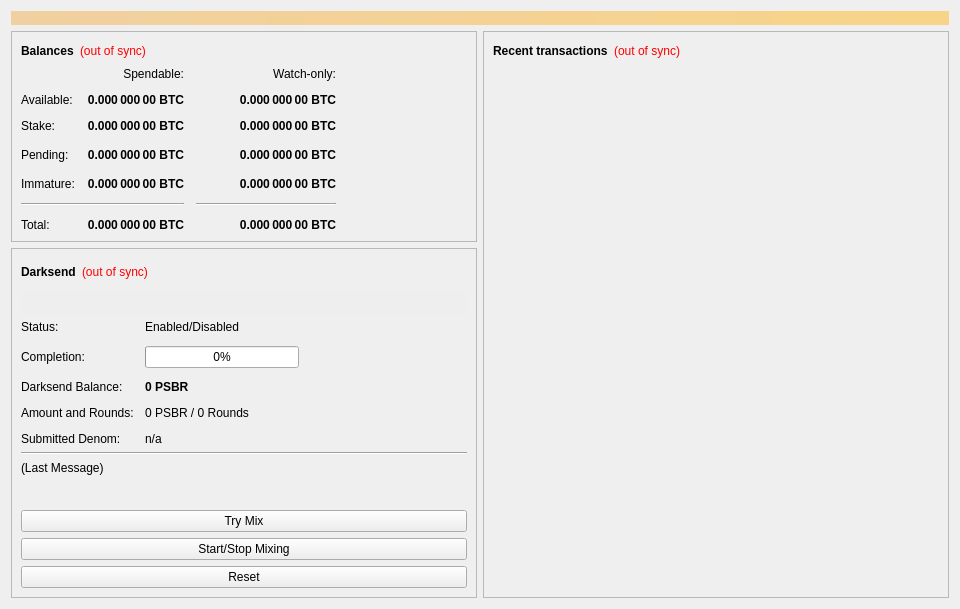
<?xml version="1.0" encoding="UTF-8"?>
<ui version="4.0">
 <class>OverviewPage</class>
 <widget class="QWidget" name="OverviewPage">
  <property name="geometry">
   <rect>
    <x>0</x>
    <y>0</y>
    <width>960</width>
    <height>594</height>
   </rect>
  </property>
  <property name="minimumSize">
   <size>
    <width>960</width>
    <height>0</height>
   </size>
  </property>
  <property name="windowTitle">
   <string>Form</string>
  </property>
  <property name="styleSheet">
   <string notr="true"/>
  </property>
  <layout class="QVBoxLayout" name="topLayout">
   <item>
    <widget class="QLabel" name="labelAlerts">
     <property name="visible">
      <bool>false</bool>
     </property>
     <property name="styleSheet">
      <string notr="true">background-color: qlineargradient(x1: 0, y1: 0, x2: 1, y2: 0, stop:0 #F0D0A0, stop:1 #F8D488); color:#000000;</string>
     </property>
     <property name="wordWrap">
      <bool>true</bool>
     </property>
     <property name="margin">
      <number>3</number>
     </property>
    </widget>
   </item>
   <item>
    <layout class="QHBoxLayout" name="horizontalLayout" stretch="1,1">
     <item>
      <layout class="QVBoxLayout" name="verticalLayout_2">
       <item>
        <widget class="QFrame" name="frame">
         <property name="frameShape">
          <enum>QFrame::StyledPanel</enum>
         </property>
         <property name="frameShadow">
          <enum>QFrame::Raised</enum>
         </property>
         <layout class="QVBoxLayout" name="verticalLayout_4">
          <item>
           <layout class="QHBoxLayout" name="horizontalLayout_4">
            <item>
             <widget class="QLabel" name="label_5">
              <property name="font">
               <font>
                <weight>75</weight>
                <bold>true</bold>
               </font>
              </property>
              <property name="text">
               <string>Balances</string>
              </property>
             </widget>
            </item>
            <item>
             <widget class="QLabel" name="labelWalletStatus">
              <property name="cursor">
               <cursorShape>WhatsThisCursor</cursorShape>
              </property>
              <property name="toolTip">
               <string>The displayed information may be out of date. Your wallet automatically synchronizes with the Psbrcoin network after a connection is established, but this process has not completed yet.</string>
              </property>
              <property name="styleSheet">
               <string notr="true">QLabel { color: red; }</string>
              </property>
              <property name="text">
               <string notr="true">(out of sync)</string>
              </property>
              <property name="alignment">
               <set>Qt::AlignLeading|Qt::AlignLeft|Qt::AlignVCenter</set>
              </property>
             </widget>
            </item>
            <item>
             <spacer name="horizontalSpacer_3">
              <property name="orientation">
               <enum>Qt::Horizontal</enum>
              </property>
              <property name="sizeHint" stdset="0">
               <size>
                <width>40</width>
                <height>20</height>
               </size>
              </property>
             </spacer>
            </item>
           </layout>
          </item>
          <item>
           <layout class="QGridLayout" name="gridLayout">
            <property name="spacing">
             <number>12</number>
            </property>
            <item row="3" column="2">
             <widget class="QLabel" name="labelWatchPending">
              <property name="font">
               <font>
                <weight>75</weight>
                <bold>true</bold>
               </font>
              </property>
              <property name="cursor">
               <cursorShape>IBeamCursor</cursorShape>
              </property>
              <property name="toolTip">
               <string>Unconfirmed transactions to watch-only addresses</string>
              </property>
              <property name="text">
               <string notr="true">0.000 000 00 BTC</string>
              </property>
              <property name="alignment">
               <set>Qt::AlignRight|Qt::AlignTrailing|Qt::AlignVCenter</set>
              </property>
              <property name="textInteractionFlags">
               <set>Qt::LinksAccessibleByMouse|Qt::TextSelectableByKeyboard|Qt::TextSelectableByMouse</set>
              </property>
             </widget>
            </item>
            <item row="3" column="1">
             <widget class="QLabel" name="labelUnconfirmed">
              <property name="font">
               <font>
                <weight>75</weight>
                <bold>true</bold>
               </font>
              </property>
              <property name="cursor">
               <cursorShape>IBeamCursor</cursorShape>
              </property>
              <property name="toolTip">
               <string>Total of transactions that have yet to be confirmed, and do not yet count toward the spendable balance</string>
              </property>
              <property name="text">
               <string notr="true">0.000 000 00 BTC</string>
              </property>
              <property name="alignment">
               <set>Qt::AlignRight|Qt::AlignTrailing|Qt::AlignVCenter</set>
              </property>
              <property name="textInteractionFlags">
               <set>Qt::LinksAccessibleByMouse|Qt::TextSelectableByKeyboard|Qt::TextSelectableByMouse</set>
              </property>
             </widget>
            </item>
            <item row="4" column="2">
             <widget class="QLabel" name="labelWatchImmature">
              <property name="font">
               <font>
                <weight>75</weight>
                <bold>true</bold>
               </font>
              </property>
              <property name="cursor">
               <cursorShape>IBeamCursor</cursorShape>
              </property>
              <property name="toolTip">
               <string>Mined balance in watch-only addresses that has not yet matured</string>
              </property>
              <property name="text">
               <string notr="true">0.000 000 00 BTC</string>
              </property>
              <property name="alignment">
               <set>Qt::AlignRight|Qt::AlignTrailing|Qt::AlignVCenter</set>
              </property>
              <property name="textInteractionFlags">
               <set>Qt::LinksAccessibleByMouse|Qt::TextSelectableByKeyboard|Qt::TextSelectableByMouse</set>
              </property>
             </widget>
            </item>
            <item row="5" column="0" colspan="2">
             <widget class="Line" name="lineSpendableBalance">
              <property name="orientation">
               <enum>Qt::Horizontal</enum>
              </property>
             </widget>
            </item>
            <item row="5" column="2">
             <widget class="Line" name="lineWatchBalance">
              <property name="sizePolicy">
               <sizepolicy hsizetype="Preferred" vsizetype="Fixed">
                <horstretch>0</horstretch>
                <verstretch>0</verstretch>
               </sizepolicy>
              </property>
              <property name="minimumSize">
               <size>
                <width>140</width>
                <height>0</height>
               </size>
              </property>
              <property name="orientation">
               <enum>Qt::Horizontal</enum>
              </property>
             </widget>
            </item>
            <item row="6" column="0">
             <widget class="QLabel" name="labelTotalText">
              <property name="text">
               <string>Total:</string>
              </property>
             </widget>
            </item>
            <item row="4" column="1">
             <widget class="QLabel" name="labelImmature">
              <property name="font">
               <font>
                <weight>75</weight>
                <bold>true</bold>
               </font>
              </property>
              <property name="cursor">
               <cursorShape>IBeamCursor</cursorShape>
              </property>
              <property name="toolTip">
               <string>Mined balance that has not yet matured</string>
              </property>
              <property name="text">
               <string notr="true">0.000 000 00 BTC</string>
              </property>
              <property name="alignment">
               <set>Qt::AlignRight|Qt::AlignTrailing|Qt::AlignVCenter</set>
              </property>
              <property name="textInteractionFlags">
               <set>Qt::LinksAccessibleByMouse|Qt::TextSelectableByKeyboard|Qt::TextSelectableByMouse</set>
              </property>
             </widget>
            </item>
            <item row="3" column="3">
             <spacer name="horizontalSpacer_2">
              <property name="orientation">
               <enum>Qt::Horizontal</enum>
              </property>
              <property name="sizeHint" stdset="0">
               <size>
                <width>40</width>
                <height>20</height>
               </size>
              </property>
             </spacer>
            </item>
            <item row="4" column="0">
             <widget class="QLabel" name="labelImmatureText">
              <property name="text">
               <string>Immature:</string>
              </property>
             </widget>
            </item>
            <item row="6" column="1">
             <widget class="QLabel" name="labelTotal">
              <property name="font">
               <font>
                <weight>75</weight>
                <bold>true</bold>
               </font>
              </property>
              <property name="cursor">
               <cursorShape>IBeamCursor</cursorShape>
              </property>
              <property name="toolTip">
               <string>Your current total balance</string>
              </property>
              <property name="text">
               <string notr="true">0.000 000 00 BTC</string>
              </property>
              <property name="alignment">
               <set>Qt::AlignRight|Qt::AlignTrailing|Qt::AlignVCenter</set>
              </property>
              <property name="textInteractionFlags">
               <set>Qt::LinksAccessibleByMouse|Qt::TextSelectableByKeyboard|Qt::TextSelectableByMouse</set>
              </property>
             </widget>
            </item>
            <item row="6" column="2">
             <widget class="QLabel" name="labelWatchTotal">
              <property name="font">
               <font>
                <weight>75</weight>
                <bold>true</bold>
               </font>
              </property>
              <property name="cursor">
               <cursorShape>IBeamCursor</cursorShape>
              </property>
              <property name="toolTip">
               <string>Current total balance in watch-only addresses</string>
              </property>
              <property name="text">
               <string notr="true">0.000 000 00 BTC</string>
              </property>
              <property name="alignment">
               <set>Qt::AlignRight|Qt::AlignTrailing|Qt::AlignVCenter</set>
              </property>
              <property name="textInteractionFlags">
               <set>Qt::LinksAccessibleByMouse|Qt::TextSelectableByKeyboard|Qt::TextSelectableByMouse</set>
              </property>
             </widget>
            </item>
            <item row="0" column="2">
             <widget class="QLabel" name="labelWatchonly">
              <property name="text">
               <string>Watch-only:</string>
              </property>
              <property name="alignment">
               <set>Qt::AlignRight|Qt::AlignTrailing|Qt::AlignVCenter</set>
              </property>
             </widget>
            </item>
            <item row="1" column="0">
             <widget class="QLabel" name="labelBalanceText">
              <property name="text">
               <string>Available:</string>
              </property>
             </widget>
            </item>
            <item row="1" column="1">
             <widget class="QLabel" name="labelBalance">
              <property name="font">
               <font>
                <weight>75</weight>
                <bold>true</bold>
               </font>
              </property>
              <property name="cursor">
               <cursorShape>IBeamCursor</cursorShape>
              </property>
              <property name="toolTip">
               <string>Your current spendable balance</string>
              </property>
              <property name="text">
               <string notr="true">0.000 000 00 BTC</string>
              </property>
              <property name="alignment">
               <set>Qt::AlignRight|Qt::AlignTrailing|Qt::AlignVCenter</set>
              </property>
              <property name="textInteractionFlags">
               <set>Qt::LinksAccessibleByMouse|Qt::TextSelectableByKeyboard|Qt::TextSelectableByMouse</set>
              </property>
             </widget>
            </item>
            <item row="2" column="0">
             <widget class="QLabel" name="label_10">
              <property name="text">
               <string>Stake:</string>
              </property>
             </widget>
            </item>
            <item row="2" column="1">
             <widget class="QLabel" name="labelStake">
              <property name="font">
               <font>
                <weight>75</weight>
                <bold>true</bold>
               </font>
              </property>
              <property name="cursor">
               <cursorShape>IBeamCursor</cursorShape>
              </property>
              <property name="toolTip">
               <string>Total of coins that was staked, and do not yet count toward the current balance</string>
              </property>
              <property name="text">
               <string notr="true">0.000 000 00 BTC</string>
              </property>
              <property name="alignment">
               <set>Qt::AlignRight|Qt::AlignTrailing|Qt::AlignVCenter</set>
              </property>
              <property name="textInteractionFlags">
               <set>Qt::LinksAccessibleByMouse|Qt::TextSelectableByKeyboard|Qt::TextSelectableByMouse</set>
              </property>
             </widget>
            </item>
            <item row="2" column="2">
             <widget class="QLabel" name="labelWatchStake">
              <property name="font">
               <font>
                <weight>75</weight>
                <bold>true</bold>
               </font>
              </property>
              <property name="cursor">
               <cursorShape>IBeamCursor</cursorShape>
              </property>
              <property name="toolTip">
               <string>Total of coins that was staked in watch-only addresses, and do not yet count toward the current watch-only balance</string>
              </property>
              <property name="text">
               <string notr="true">0.000 000 00 BTC</string>
              </property>
              <property name="alignment">
               <set>Qt::AlignRight|Qt::AlignTrailing|Qt::AlignVCenter</set>
              </property>
              <property name="textInteractionFlags">
               <set>Qt::LinksAccessibleByMouse|Qt::TextSelectableByKeyboard|Qt::TextSelectableByMouse</set>
              </property>
             </widget>
            </item>
            <item row="1" column="2">
             <widget class="QLabel" name="labelWatchAvailable">
              <property name="font">
               <font>
                <weight>75</weight>
                <bold>true</bold>
               </font>
              </property>
              <property name="cursor">
               <cursorShape>IBeamCursor</cursorShape>
              </property>
              <property name="toolTip">
               <string>Your current balance in watch-only addresses</string>
              </property>
              <property name="text">
               <string notr="true">0.000 000 00 BTC</string>
              </property>
              <property name="alignment">
               <set>Qt::AlignRight|Qt::AlignTrailing|Qt::AlignVCenter</set>
              </property>
              <property name="textInteractionFlags">
               <set>Qt::LinksAccessibleByMouse|Qt::TextSelectableByKeyboard|Qt::TextSelectableByMouse</set>
              </property>
             </widget>
            </item>
            <item row="3" column="0">
             <widget class="QLabel" name="labelPendingText">
              <property name="text">
               <string>Pending:</string>
              </property>
             </widget>
            </item>
            <item row="0" column="1">
             <widget class="QLabel" name="labelSpendable">
              <property name="text">
               <string>Spendable:</string>
              </property>
              <property name="alignment">
               <set>Qt::AlignRight|Qt::AlignTrailing|Qt::AlignVCenter</set>
              </property>
             </widget>
            </item>
           </layout>
          </item>
         </layout>
        </widget>
       </item>
       <item>
        <widget class="QFrame" name="frameDarksend">
         <property name="sizePolicy">
          <sizepolicy hsizetype="Expanding" vsizetype="Expanding">
           <horstretch>0</horstretch>
           <verstretch>0</verstretch>
          </sizepolicy>
         </property>
         <property name="minimumSize">
          <size>
           <width>0</width>
           <height>350</height>
          </size>
         </property>
         <property name="visible">
          <bool>false</bool>
         </property>
         <property name="layoutDirection">
          <enum>Qt::LeftToRight</enum>
         </property>
         <property name="frameShape">
          <enum>QFrame::StyledPanel</enum>
         </property>
         <property name="frameShadow">
          <enum>QFrame::Raised</enum>
         </property>
         <layout class="QVBoxLayout" name="verticalLayout_5">
          <item>
           <layout class="QHBoxLayout" name="horizontalLayout_5">
            <item>
             <widget class="QLabel" name="label_2">
              <property name="font">
               <font>
                <weight>75</weight>
                <bold>true</bold>
               </font>
              </property>
              <property name="text">
               <string>Darksend</string>
              </property>
             </widget>
            </item>
            <item>
             <widget class="QLabel" name="labelDarksendSyncStatus">
              <property name="toolTip">
               <string>The displayed information may be out of date. Your wallet automatically synchronizes with the Psbrcoin network after a connection is established, but this process has not completed yet.</string>
              </property>
              <property name="styleSheet">
               <string notr="true">QLabel { color: red; }</string>
              </property>
              <property name="text">
               <string notr="true">(out of sync)</string>
              </property>
              <property name="alignment">
               <set>Qt::AlignLeading|Qt::AlignLeft|Qt::AlignVCenter</set>
              </property>
             </widget>
            </item>
            <item>
             <spacer name="horizontalSpacer_4">
              <property name="orientation">
               <enum>Qt::Horizontal</enum>
              </property>
              <property name="sizeHint" stdset="0">
               <size>
                <width>40</width>
                <height>20</height>
               </size>
              </property>
             </spacer>
            </item>
           </layout>
          </item>
          <item>
           <widget class="QPushButton" name="runAutoDenom">
            <property name="palette">
             <palette>
              <active>
               <colorrole role="WindowText">
                <brush brushstyle="SolidPattern">
                 <color alpha="255">
                  <red>0</red>
                  <green>0</green>
                  <blue>0</blue>
                 </color>
                </brush>
               </colorrole>
               <colorrole role="Button">
                <brush brushstyle="SolidPattern">
                 <color alpha="255">
                  <red>239</red>
                  <green>238</green>
                  <blue>238</blue>
                 </color>
                </brush>
               </colorrole>
               <colorrole role="Light">
                <brush brushstyle="SolidPattern">
                 <color alpha="255">
                  <red>255</red>
                  <green>255</green>
                  <blue>255</blue>
                 </color>
                </brush>
               </colorrole>
               <colorrole role="Midlight">
                <brush brushstyle="SolidPattern">
                 <color alpha="255">
                  <red>247</red>
                  <green>246</green>
                  <blue>246</blue>
                 </color>
                </brush>
               </colorrole>
               <colorrole role="Dark">
                <brush brushstyle="SolidPattern">
                 <color alpha="255">
                  <red>119</red>
                  <green>119</green>
                  <blue>119</blue>
                 </color>
                </brush>
               </colorrole>
               <colorrole role="Mid">
                <brush brushstyle="SolidPattern">
                 <color alpha="255">
                  <red>159</red>
                  <green>159</green>
                  <blue>159</blue>
                 </color>
                </brush>
               </colorrole>
               <colorrole role="Text">
                <brush brushstyle="SolidPattern">
                 <color alpha="255">
                  <red>0</red>
                  <green>0</green>
                  <blue>0</blue>
                 </color>
                </brush>
               </colorrole>
               <colorrole role="BrightText">
                <brush brushstyle="SolidPattern">
                 <color alpha="255">
                  <red>255</red>
                  <green>255</green>
                  <blue>255</blue>
                 </color>
                </brush>
               </colorrole>
               <colorrole role="ButtonText">
                <brush brushstyle="SolidPattern">
                 <color alpha="255">
                  <red>0</red>
                  <green>0</green>
                  <blue>0</blue>
                 </color>
                </brush>
               </colorrole>
               <colorrole role="Base">
                <brush brushstyle="SolidPattern">
                 <color alpha="255">
                  <red>255</red>
                  <green>255</green>
                  <blue>255</blue>
                 </color>
                </brush>
               </colorrole>
               <colorrole role="Window">
                <brush brushstyle="SolidPattern">
                 <color alpha="255">
                  <red>239</red>
                  <green>238</green>
                  <blue>238</blue>
                 </color>
                </brush>
               </colorrole>
               <colorrole role="Shadow">
                <brush brushstyle="SolidPattern">
                 <color alpha="255">
                  <red>0</red>
                  <green>0</green>
                  <blue>0</blue>
                 </color>
                </brush>
               </colorrole>
               <colorrole role="AlternateBase">
                <brush brushstyle="SolidPattern">
                 <color alpha="255">
                  <red>247</red>
                  <green>246</green>
                  <blue>246</blue>
                 </color>
                </brush>
               </colorrole>
               <colorrole role="ToolTipBase">
                <brush brushstyle="SolidPattern">
                 <color alpha="255">
                  <red>255</red>
                  <green>255</green>
                  <blue>220</blue>
                 </color>
                </brush>
               </colorrole>
               <colorrole role="ToolTipText">
                <brush brushstyle="SolidPattern">
                 <color alpha="255">
                  <red>0</red>
                  <green>0</green>
                  <blue>0</blue>
                 </color>
                </brush>
               </colorrole>
              </active>
              <inactive>
               <colorrole role="WindowText">
                <brush brushstyle="SolidPattern">
                 <color alpha="255">
                  <red>0</red>
                  <green>0</green>
                  <blue>0</blue>
                 </color>
                </brush>
               </colorrole>
               <colorrole role="Button">
                <brush brushstyle="SolidPattern">
                 <color alpha="255">
                  <red>239</red>
                  <green>238</green>
                  <blue>238</blue>
                 </color>
                </brush>
               </colorrole>
               <colorrole role="Light">
                <brush brushstyle="SolidPattern">
                 <color alpha="255">
                  <red>255</red>
                  <green>255</green>
                  <blue>255</blue>
                 </color>
                </brush>
               </colorrole>
               <colorrole role="Midlight">
                <brush brushstyle="SolidPattern">
                 <color alpha="255">
                  <red>247</red>
                  <green>246</green>
                  <blue>246</blue>
                 </color>
                </brush>
               </colorrole>
               <colorrole role="Dark">
                <brush brushstyle="SolidPattern">
                 <color alpha="255">
                  <red>119</red>
                  <green>119</green>
                  <blue>119</blue>
                 </color>
                </brush>
               </colorrole>
               <colorrole role="Mid">
                <brush brushstyle="SolidPattern">
                 <color alpha="255">
                  <red>159</red>
                  <green>159</green>
                  <blue>159</blue>
                 </color>
                </brush>
               </colorrole>
               <colorrole role="Text">
                <brush brushstyle="SolidPattern">
                 <color alpha="255">
                  <red>0</red>
                  <green>0</green>
                  <blue>0</blue>
                 </color>
                </brush>
               </colorrole>
               <colorrole role="BrightText">
                <brush brushstyle="SolidPattern">
                 <color alpha="255">
                  <red>255</red>
                  <green>255</green>
                  <blue>255</blue>
                 </color>
                </brush>
               </colorrole>
               <colorrole role="ButtonText">
                <brush brushstyle="SolidPattern">
                 <color alpha="255">
                  <red>0</red>
                  <green>0</green>
                  <blue>0</blue>
                 </color>
                </brush>
               </colorrole>
               <colorrole role="Base">
                <brush brushstyle="SolidPattern">
                 <color alpha="255">
                  <red>255</red>
                  <green>255</green>
                  <blue>255</blue>
                 </color>
                </brush>
               </colorrole>
               <colorrole role="Window">
                <brush brushstyle="SolidPattern">
                 <color alpha="255">
                  <red>239</red>
                  <green>238</green>
                  <blue>238</blue>
                 </color>
                </brush>
               </colorrole>
               <colorrole role="Shadow">
                <brush brushstyle="SolidPattern">
                 <color alpha="255">
                  <red>0</red>
                  <green>0</green>
                  <blue>0</blue>
                 </color>
                </brush>
               </colorrole>
               <colorrole role="AlternateBase">
                <brush brushstyle="SolidPattern">
                 <color alpha="255">
                  <red>247</red>
                  <green>246</green>
                  <blue>246</blue>
                 </color>
                </brush>
               </colorrole>
               <colorrole role="ToolTipBase">
                <brush brushstyle="SolidPattern">
                 <color alpha="255">
                  <red>255</red>
                  <green>255</green>
                  <blue>220</blue>
                 </color>
                </brush>
               </colorrole>
               <colorrole role="ToolTipText">
                <brush brushstyle="SolidPattern">
                 <color alpha="255">
                  <red>0</red>
                  <green>0</green>
                  <blue>0</blue>
                 </color>
                </brush>
               </colorrole>
              </inactive>
              <disabled>
               <colorrole role="WindowText">
                <brush brushstyle="SolidPattern">
                 <color alpha="255">
                  <red>119</red>
                  <green>119</green>
                  <blue>119</blue>
                 </color>
                </brush>
               </colorrole>
               <colorrole role="Button">
                <brush brushstyle="SolidPattern">
                 <color alpha="255">
                  <red>239</red>
                  <green>238</green>
                  <blue>238</blue>
                 </color>
                </brush>
               </colorrole>
               <colorrole role="Light">
                <brush brushstyle="SolidPattern">
                 <color alpha="255">
                  <red>255</red>
                  <green>255</green>
                  <blue>255</blue>
                 </color>
                </brush>
               </colorrole>
               <colorrole role="Midlight">
                <brush brushstyle="SolidPattern">
                 <color alpha="255">
                  <red>247</red>
                  <green>246</green>
                  <blue>246</blue>
                 </color>
                </brush>
               </colorrole>
               <colorrole role="Dark">
                <brush brushstyle="SolidPattern">
                 <color alpha="255">
                  <red>119</red>
                  <green>119</green>
                  <blue>119</blue>
                 </color>
                </brush>
               </colorrole>
               <colorrole role="Mid">
                <brush brushstyle="SolidPattern">
                 <color alpha="255">
                  <red>159</red>
                  <green>159</green>
                  <blue>159</blue>
                 </color>
                </brush>
               </colorrole>
               <colorrole role="Text">
                <brush brushstyle="SolidPattern">
                 <color alpha="255">
                  <red>119</red>
                  <green>119</green>
                  <blue>119</blue>
                 </color>
                </brush>
               </colorrole>
               <colorrole role="BrightText">
                <brush brushstyle="SolidPattern">
                 <color alpha="255">
                  <red>255</red>
                  <green>255</green>
                  <blue>255</blue>
                 </color>
                </brush>
               </colorrole>
               <colorrole role="ButtonText">
                <brush brushstyle="SolidPattern">
                 <color alpha="255">
                  <red>119</red>
                  <green>119</green>
                  <blue>119</blue>
                 </color>
                </brush>
               </colorrole>
               <colorrole role="Base">
                <brush brushstyle="SolidPattern">
                 <color alpha="255">
                  <red>239</red>
                  <green>238</green>
                  <blue>238</blue>
                 </color>
                </brush>
               </colorrole>
               <colorrole role="Window">
                <brush brushstyle="SolidPattern">
                 <color alpha="255">
                  <red>239</red>
                  <green>238</green>
                  <blue>238</blue>
                 </color>
                </brush>
               </colorrole>
               <colorrole role="Shadow">
                <brush brushstyle="SolidPattern">
                 <color alpha="255">
                  <red>0</red>
                  <green>0</green>
                  <blue>0</blue>
                 </color>
                </brush>
               </colorrole>
               <colorrole role="AlternateBase">
                <brush brushstyle="SolidPattern">
                 <color alpha="255">
                  <red>239</red>
                  <green>238</green>
                  <blue>238</blue>
                 </color>
                </brush>
               </colorrole>
               <colorrole role="ToolTipBase">
                <brush brushstyle="SolidPattern">
                 <color alpha="255">
                  <red>255</red>
                  <green>255</green>
                  <blue>220</blue>
                 </color>
                </brush>
               </colorrole>
               <colorrole role="ToolTipText">
                <brush brushstyle="SolidPattern">
                 <color alpha="255">
                  <red>0</red>
                  <green>0</green>
                  <blue>0</blue>
                 </color>
                </brush>
               </colorrole>
              </disabled>
             </palette>
            </property>
            <property name="focusPolicy">
             <enum>Qt::NoFocus</enum>
            </property>
            <property name="autoFillBackground">
             <bool>true</bool>
            </property>
            <property name="text">
             <string/>
            </property>
            <property name="flat">
             <bool>true</bool>
            </property>
           </widget>
          </item>
          <item>
           <layout class="QFormLayout" name="formLayout">
            <property name="fieldGrowthPolicy">
             <enum>QFormLayout::AllNonFixedFieldsGrow</enum>
            </property>
            <property name="horizontalSpacing">
             <number>11</number>
            </property>
            <property name="verticalSpacing">
             <number>12</number>
            </property>
            <item row="0" column="0">
             <widget class="QLabel" name="label_6">
              <property name="text">
               <string>Status:</string>
              </property>
             </widget>
            </item>
            <item row="1" column="0">
             <widget class="QLabel" name="label_7">
              <property name="text">
               <string>Completion:</string>
              </property>
             </widget>
            </item>
            <item row="1" column="1">
             <widget class="QProgressBar" name="darksendProgress">
              <property name="maximumSize">
               <size>
                <width>154</width>
                <height>16777215</height>
               </size>
              </property>
              <property name="value">
               <number>0</number>
              </property>
             </widget>
            </item>
            <item row="3" column="0">
             <widget class="QLabel" name="labelAnonymizedText">
              <property name="text">
               <string>Darksend Balance:</string>
              </property>
             </widget>
            </item>
            <item row="3" column="1">
             <widget class="QLabel" name="labelAnonymized">
              <property name="font">
               <font>
                <weight>75</weight>
                <bold>true</bold>
               </font>
              </property>
              <property name="text">
               <string notr="true">0 PSBR</string>
              </property>
             </widget>
            </item>
            <item row="4" column="0">
             <widget class="QLabel" name="label_8">
              <property name="text">
               <string>Amount and Rounds:</string>
              </property>
             </widget>
            </item>
            <item row="4" column="1">
             <widget class="QLabel" name="labelAmountRounds">
              <property name="text">
               <string>0 PSBR / 0 Rounds</string>
              </property>
             </widget>
            </item>
            <item row="5" column="0">
             <widget class="QLabel" name="label_9">
              <property name="text">
               <string>Submitted Denom:</string>
              </property>
             </widget>
            </item>
            <item row="5" column="1">
             <widget class="QLabel" name="labelSubmittedDenom">
              <property name="toolTip">
               <string>The denominations you submitted to the Masternode.&lt;br&gt;To mix, other users must submit the exact same denominations.</string>
              </property>
              <property name="text">
               <string>n/a</string>
              </property>
             </widget>
            </item>
            <item row="0" column="1">
             <widget class="QLabel" name="darksendEnabled">
              <property name="text">
               <string>Enabled/Disabled</string>
              </property>
             </widget>
            </item>
           </layout>
          </item>
          <item>
           <widget class="Line" name="lineLastMessage">
            <property name="orientation">
             <enum>Qt::Horizontal</enum>
            </property>
           </widget>
          </item>
          <item>
           <widget class="QLabel" name="darksendStatus">
            <property name="minimumSize">
             <size>
              <width>288</width>
              <height>43</height>
             </size>
            </property>
            <property name="text">
             <string>(Last Message)</string>
            </property>
            <property name="alignment">
             <set>Qt::AlignLeading|Qt::AlignLeft|Qt::AlignTop</set>
            </property>
            <property name="wordWrap">
             <bool>true</bool>
            </property>
           </widget>
          </item>
          <item>
           <widget class="QPushButton" name="darksendAuto">
            <property name="sizePolicy">
             <sizepolicy hsizetype="MinimumExpanding" vsizetype="Fixed">
              <horstretch>0</horstretch>
              <verstretch>0</verstretch>
             </sizepolicy>
            </property>
            <property name="toolTip">
             <string>Try to manually submit a Darksend request.</string>
            </property>
            <property name="text">
             <string>Try Mix</string>
            </property>
           </widget>
          </item>
          <item>
           <widget class="QPushButton" name="toggleDarksend">
            <property name="sizePolicy">
             <sizepolicy hsizetype="MinimumExpanding" vsizetype="Fixed">
              <horstretch>0</horstretch>
              <verstretch>0</verstretch>
             </sizepolicy>
            </property>
            <property name="text">
             <string>Start/Stop Mixing</string>
            </property>
           </widget>
          </item>
          <item>
           <widget class="QPushButton" name="darksendReset">
            <property name="sizePolicy">
             <sizepolicy hsizetype="MinimumExpanding" vsizetype="Fixed">
              <horstretch>0</horstretch>
              <verstretch>0</verstretch>
             </sizepolicy>
            </property>
            <property name="toolTip">
             <string>Reset the current status of Darksend (can interrupt Darksend if it's in the process of Mixing, which can cost you money!)</string>
            </property>
            <property name="autoFillBackground">
             <bool>false</bool>
            </property>
            <property name="text">
             <string>Reset</string>
            </property>
           </widget>
          </item>
         </layout>
        </widget>
       </item>
       <item>
        <spacer name="verticalSpacer">
         <property name="orientation">
          <enum>Qt::Vertical</enum>
         </property>
         <property name="sizeHint" stdset="0">
          <size>
           <width>20</width>
           <height>40</height>
          </size>
         </property>
        </spacer>
       </item>
      </layout>
     </item>
     <item>
      <layout class="QVBoxLayout" name="verticalLayout_3">
       <item>
        <widget class="QFrame" name="frame_2">
         <property name="frameShape">
          <enum>QFrame::StyledPanel</enum>
         </property>
         <property name="frameShadow">
          <enum>QFrame::Raised</enum>
         </property>
         <layout class="QVBoxLayout" name="verticalLayout">
          <item>
           <layout class="QHBoxLayout" name="horizontalLayout_2">
            <item>
             <widget class="QLabel" name="label_4">
              <property name="font">
               <font>
                <weight>75</weight>
                <bold>true</bold>
               </font>
              </property>
              <property name="text">
               <string>Recent transactions</string>
              </property>
             </widget>
            </item>
            <item>
             <widget class="QLabel" name="labelTransactionsStatus">
              <property name="cursor">
               <cursorShape>WhatsThisCursor</cursorShape>
              </property>
              <property name="toolTip">
               <string>The displayed information may be out of date. Your wallet automatically synchronizes with the Psbrcoin network after a connection is established, but this process has not completed yet.</string>
              </property>
              <property name="styleSheet">
               <string notr="true">QLabel { color: red; }</string>
              </property>
              <property name="text">
               <string notr="true">(out of sync)</string>
              </property>
              <property name="alignment">
               <set>Qt::AlignRight|Qt::AlignTrailing|Qt::AlignVCenter</set>
              </property>
             </widget>
            </item>
            <item>
             <spacer name="horizontalSpacer">
              <property name="orientation">
               <enum>Qt::Horizontal</enum>
              </property>
              <property name="sizeHint" stdset="0">
               <size>
                <width>40</width>
                <height>20</height>
               </size>
              </property>
             </spacer>
            </item>
           </layout>
          </item>
          <item>
           <widget class="QListView" name="listTransactions">
            <property name="styleSheet">
             <string notr="true">QListView { background: transparent; }</string>
            </property>
            <property name="frameShape">
             <enum>QFrame::NoFrame</enum>
            </property>
            <property name="verticalScrollBarPolicy">
             <enum>Qt::ScrollBarAlwaysOff</enum>
            </property>
            <property name="horizontalScrollBarPolicy">
             <enum>Qt::ScrollBarAlwaysOff</enum>
            </property>
            <property name="selectionMode">
             <enum>QAbstractItemView::NoSelection</enum>
            </property>
           </widget>
          </item>
         </layout>
        </widget>
       </item>
      </layout>
     </item>
    </layout>
   </item>
  </layout>
 </widget>
 <resources/>
 <connections/>
</ui>
